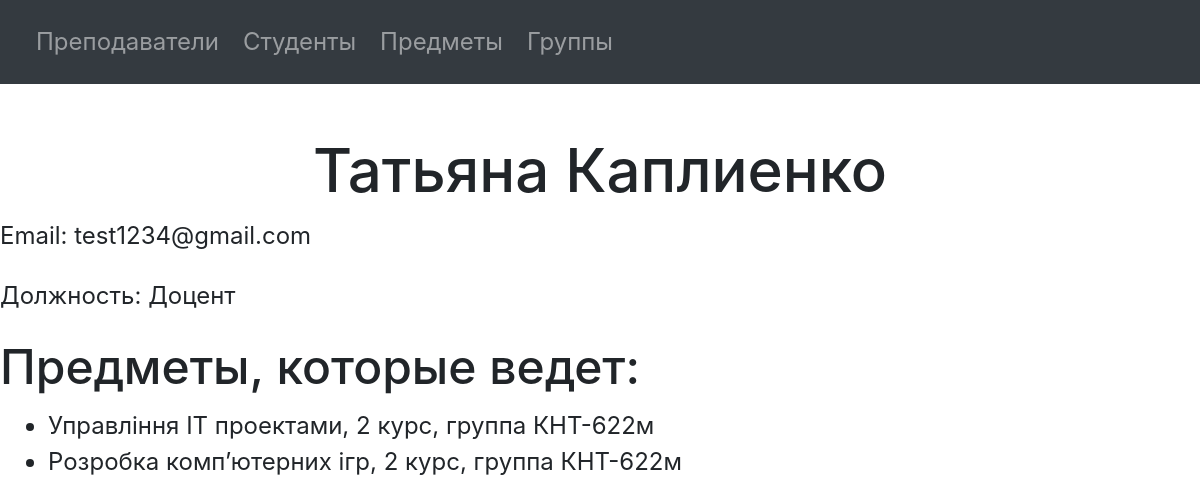
Page /teacher/6/ on the committed database.
### university/models.py (models this page shows, shortened)
class Teacher(models.Model):
    first_name = models.CharField(max_length=20, verbose_name="Имя")
    last_name = models.CharField(max_length=20, verbose_name="Фамилия")
    email = models.EmailField(max_length=30, verbose_name="Email преподавателя")
    job_position = models.CharField(max_length=40, choices=JOB_POSITION_CHOICES, verbose_name="Должность")
    class Meta:
        verbose_name = "Преподаватель"
        verbose_name_plural = "Преподаватели"

class Subject(models.Model):
    title = models.CharField(max_length=80, verbose_name="Название предмета")
    group = models.ForeignKey(to=Group, related_name="subjects", on_delete=models.CASCADE, verbose_name="Группа")
    teacher = models.ForeignKey(to=Teacher, on_delete=models.CASCADE,
                                verbose_name="Преподаватель, который ведет предмет")
    class Meta:
        verbose_name = "Предмет"
        verbose_name_plural = "Предметы"

class Group(models.Model):
    title = models.CharField(max_length=10, verbose_name="Название группы")
    course = models.IntegerField(choices=COURSE_CHOICES, verbose_name="Курс обучения")
    class Meta:
        verbose_name = "Группа"
        verbose_name_plural = "Группы"

### university/views.py (the view)
# urls.py: path('teacher/<int:teacher_id>/', view_teacher, name='view_teacher'),
def view_teacher(request, teacher_id):
    teacher = Teacher.objects.get(id=teacher_id)
    teacher_subjects = Subject.objects.filter(teacher=teacher)
    context = {
        'teacher': teacher,
        'teacher_subjects': teacher_subjects,
        'teacher_fields': Teacher._meta.fields
    }
    return render(request, "teacher/view_teacher.html", context)

### templates/teacher/view_teacher.html (shortened to what this page needs)
{% include "navigation.html" %}
<!DOCTYPE html>
<html lang="en">
<head>
</head>
<body>
<h1>{{ teacher.first_name }} {{ teacher.last_name }}</h1>
<p>Email: {{ teacher.email }}</p>
<p>Должность: {{ teacher.job_position }}</p>
{% if teacher_subjects %}
    <h2>Предметы, которые ведет:</h2>
    <ul>
        {% for subject in teacher_subjects %}
            <li>{{ subject.title }}, {{ subject.group.course }} курс, группа {{ subject.group.title }}</li>
        {% endfor %}
    </ul>
{% endif %}
</body>
</html>

### university/static/style.css (style rules this page uses)
* { font-size: 24px; }
h1 { margin-top: 50px; text-align: center; }

### rows in the picture
Teacher: first_name "Татьяна", last_name "Каплиенко", email "test1234@gmail.com", job_position "Доцент"
Subject: title "Управління ІТ проектами", group.course "2", group "КНТ-622м"
Subject: title "Розробка комп’ютерних ігр", group.course "2", group "КНТ-622м"
